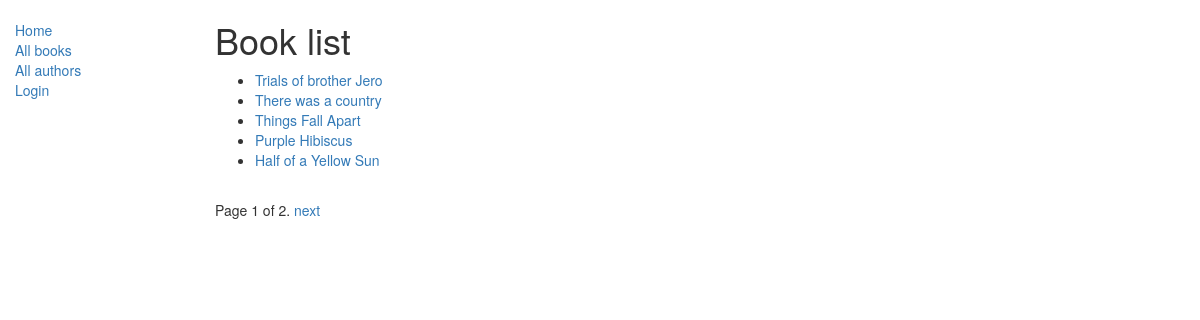
/catalog/books/, run on the app's committed database.
### catalog/models.py (models this page shows, shortened)
class Book(models.Model):
    title = models.CharField(max_length=200)
    author = models.ForeignKey('Author', on_delete=models.SET_NULL, null=True)
    summary = models.TextField(max_length=1000, help_text='Enter a brief description of the book')
    isbn = models.CharField('ISBN',max_length=13, help_text='13 Character <a href="https://www.isbn-international.org/content/what-isbn">ISBN number</a>')
    genre = models.ManyToManyField(Genre, help_text='Select a genre for this book')
    language = models.ForeignKey('Language', on_delete=models.SET_NULL, null=True)
    def get_absolute_url(self):
        return reverse('book-detail', args=[str(self.id)])
    def display_genre(self):
        """
        Creates a string for the Genre. This is required to display genre in Admin.
        """
        return ', '.join([ genre.name for genre in self.genre.all()[:3] ])
    display_genre.short_description = 'Genre'

### catalog/views.py (the view)
# urls.py: path('books/', views.BookListView.as_view() , name = 'books'),
class BookListView(generic.ListView):
    model = Book
    paginate_by = 5
    context_object_name = 'book_list'
    template_name = 'book_list.html'
    def get_context_data(self , **kwargs):
        context = super(BookListView , self).get_context_data(**kwargs)
        return context

### catalog/templates/catalog/book_list.html
{% extends "catalog/base_generic.html" %}
{%block content %}
    <h1>Book list</h1>
    {%if book_list %}
    <ul>
        {%for book in book_list %}
            <li>
                <a href ="{{book.get_absolute_url}}">{{book.title}}</a>
            </li>
        {% endfor %}
    </ul>
    {% else %}
        <p>There are no books in the library</p>
    {% endif %}
{% endblock%}

### data on the page
Book: title "Trials of brother Jero"
Book: title "There was a country"
Book: title "Things Fall Apart"
Book: title "Purple Hibiscus"
Book: title "Half of a Yellow Sun"

### other printed values
{{ page_obj.number }} "1"
{{ page_obj.paginator.num_pages }} "2"
